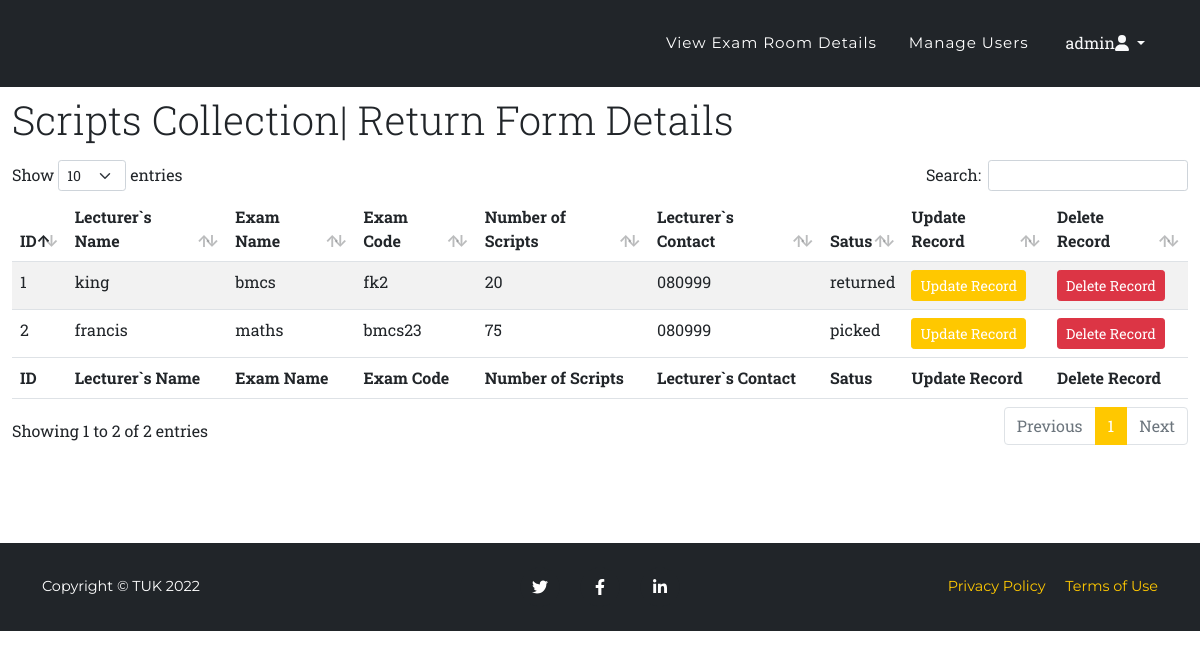
The app's page /viewScriptsDetails.php (signed in) with its own data.
### tables this page shows
CREATE TABLE `scriptscollection` (
  `id` int NOT NULL,
  `lecturesName` varchar(55) NOT NULL,
  `examName` varchar(55) NOT NULL,
  `examCode` varchar(55) NOT NULL,
  `numberOfScripts` varchar(55) DEFAULT NULL,
  `LecturerContact` varchar(55) NOT NULL,
  `status` varchar(55) NOT NULL
);

### viewScriptsDetails.php (the view, shortened to what this page needs)
<?php
require 'mysqlConnect.php';
if (!$_SESSION['userName'])
{
    header("location: index.php");
}
else
{
?>
<!DOCTYPE html>
<html lang="en">
    <head>
        <link href="css/styles.css" rel="stylesheet" />
		<link href="css/dataTables.bootstrap5.min.css" rel="stylesheet" />
    </head>
    <body id="page-top">
        <nav class="navbar navbar-expand-lg bg-dark navbar-dark fixed-top" id="mainNav">
            <div class="container">
                <div class="collapse navbar-collapse" id="navbarResponsive">
				  <div class="col-sm-6">
				  </div>
				  <div class="col-sm-6 clearfix">
                    <ul class="navbar-nav float-end ms-auto py-4 py-lg-0">
					  <li class="nav-item"><a class="nav-link" href="viewExamRoomDetails.php">View Exam Room Details</a></li>
                        <li class="nav-item"><a class="nav-link" href="examOfficer.php">Manage Users</a></li>
						<li class="nav-item">
							<div class="dropdown">
							  <button class="btn dropdown-toggle text-light" type="button" id="dropdownMenuButton1" data-bs-toggle="dropdown" aria-expanded="false">
								<?php echo $_SESSION['userName']; ?><i class="fa-solid fa-user"></i>
							  </button>
							</div>
                    </ul>
				  </div>
                </div>
            </div>
        </nav>
         <section class="page-section" id="services">
            <div class="container-fluid">
				  <p class="display-6">Scripts Collection| Return Form Details</p>
				   <table id="example" class="table table-striped table-hover" style="width:100%">
					<thead>
						<tr>
						   <th>ID</th>
						   <th>Lecturer`s Name</th>
							<th>Exam Name</th>
							<th>Exam Code</th>
							<th>Number of Scripts</th>
							<th>Lecturer`s Contact</th>
							<th>Satus</th>
							<th>Update Record</th>
							<th>Delete Record</th>
						</tr>
					</thead>
					<tbody>
						  <?php
								$sel = "select * from scriptscollection";
								$run = mysqli_query($con, $sel);
								while ($row = mysqli_fetch_array($run))
								{
									$id = $row['id'];
									$lecturesName = $row['lecturesName'];
									$examName = $row['examName'];
									$examCode = $row['examCode'];
									$numberOfScripts = $row['numberOfScripts'];
									$LecturerContact = $row['LecturerContact'];
									$status = $row['status'];
							?>
							<tr>
							<td><?php echo $id; ?></td>
							<td><?php echo $lecturesName; ?></td>
							<td><?php echo $examName; ?></td>
							<td><?php echo $examCode; ?></td>
							<td><?php echo $numberOfScripts; ?></td>
							<td><?php echo $LecturerContact; ?></td>
							<td><?php echo $status; ?></td>
							<td><button type="button" class="btn btn-warning  btn-sm" data-bs-toggle="modal" data-bs-target="#">Update Record</button></td>
							<td><a href="viewScriptsDetails.php? delete=<?php echo $id; ?>" class="delete"><button type="button" class="btn btn-danger btn-sm">Delete Record</button></a></td>
							</tr>
							<?php
								} ?>
					</tbody>
					<tfoot>
						<tr>
						    <th>ID</th>
						    <th>Lecturer`s Name</th>
							<th>Exam Name</th>
							<th>Exam Code</th>
							<th>Number of Scripts</th>
							<th>Lecturer`s Contact</th>
							<th>Satus</th>
							<th>Update Record</th>
							<th>Delete Record</th>
						</tr>
					</tfoot>
				</table>
			</div>
        </section>
        <footer class="footer py-4 bg-dark text-white">
            <div class="container">
                <div class="row align-items-center">
                    <div class="col-lg-4 text-lg-start">Copyright &copy; TUK 2022</div>
                    <div class="col-lg-4 my-3 my-lg-0">
                        <a class="btn btn-dark btn-social mx-2" href="#!" aria-label="Twitter"><i class="fab fa-twitter"></i></a>
                        <a class="btn btn-dark btn-social mx-2" href="#!" aria-label="Facebook"><i class="fab fa-facebook-f"></i></a>
                        <a class="btn btn-dark btn-social mx-2" href="#!" aria-label="LinkedIn"><i class="fab fa-linkedin-in"></i></a>
                    </div>
                    <div class="col-lg-4 text-lg-end">
                        <a class="text-decoration-none me-3" href="#!">Privacy Policy</a>
                        <a class="text-decoration-none" href="#!">Terms of Use</a>
                    </div>
                </div>
            </div>
        </footer>
    </body>
</html>
<?php
} ?>

### records on screen
scriptscollection: id "1", lecturesName "king", examName "bmcs", examCode "fk2", numberOfScripts "20", LecturerContact "080999", status "returned"
scriptscollection: id "2", lecturesName "francis", examName "maths", examCode "bmcs23", numberOfScripts "75", LecturerContact "080999", status "picked"

### other values on screen
$_SESSION['userName'] "admin"
